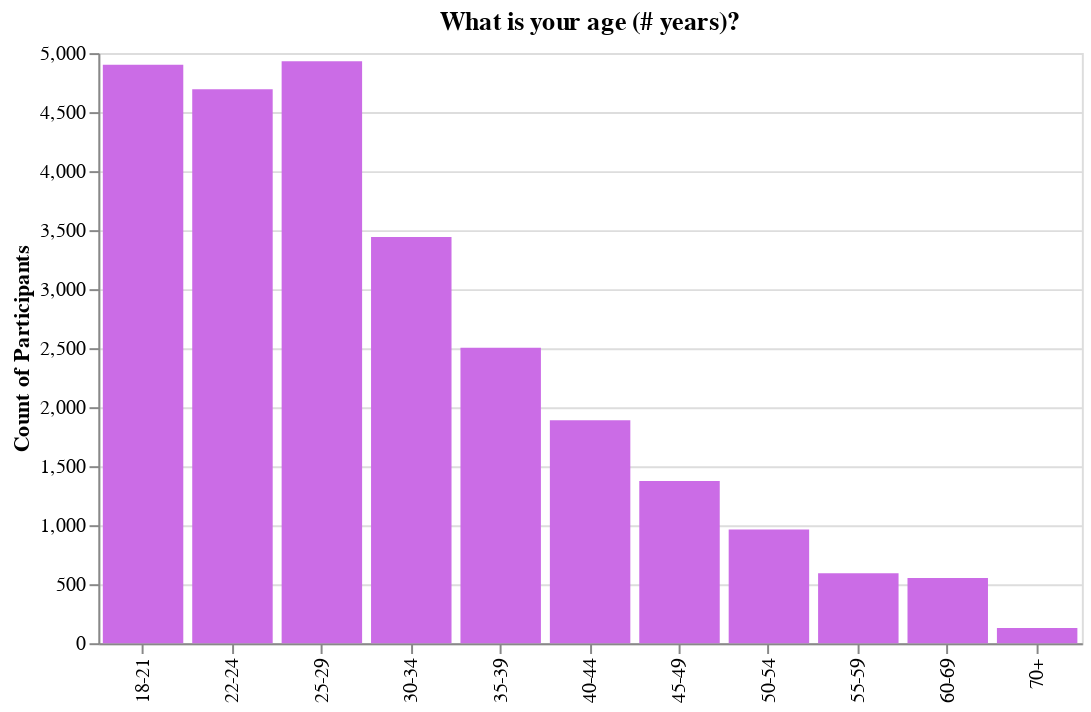

Notebook cell for this chart:
### Code cell
ordered_bar(df, 'Q1')

### Figure 1 — Vega-Lite specification as saved in the notebook (floating-point values rounded to 4 significant figures)
{"config": {"view": {"continuousWidth": 400, "continuousHeight": 300}}, "data": {"name": "data-78dafaf09989204f4524a432c9289a47"}, "mark": {"type": "bar", "color": "#CB6CE6"}, "encoding": {"x": {"type": "nominal", "field": "Q1", "title": null}, "y": {"type": "quantitative", "field": "Time from Start to Finish (seconds)", "title": "Count of Participants"}}, "height": 300, "title": "What is your age (# years)?", "width": 500, "$schema": "https://vega.github.io/schema/vega-lite/v4.8.1.json", "datasets": {"data-78dafaf09989204f4524a432c9289a47": [{"Q1": "18-21", "Time from Start to Finish (seconds)": 4901}, {"Q1": "22-24", "Time from Start to Finish (seconds)": 4694}, {"Q1": "25-29", "Time from Start to Finish (seconds)": 4931}, {"Q1": "30-34", "Time from Start to Finish (seconds)": 3441}, {"Q1": "35-39", "Time from Start to Finish (seconds)": 2504}, {"Q1": "40-44", "Time from Start to Finish (seconds)": 1890}, {"Q1": "45-49", "Time from Start to Finish (seconds)": 1375}, {"Q1": "50-54", "Time from Start to Finish (seconds)": 964}, {"Q1": "55-59", "Time from Start to Finish (seconds)": 592}, {"Q1": "60-69", "Time from Start to Finish (seconds)": 553}, {"Q1": "70+", "Time from Start to Finish (seconds)": 128}]}}
